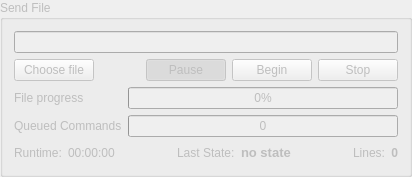
       <widget class="QGroupBox" name="groupBoxSendFile">
        <property name="enabled">
         <bool>false</bool>
        </property>
        <property name="sizePolicy">
         <sizepolicy hsizetype="Preferred" vsizetype="Maximum">
          <horstretch>1</horstretch>
          <verstretch>0</verstretch>
         </sizepolicy>
        </property>
        <property name="title">
         <string>Send File</string>
        </property>
        <layout class="QVBoxLayout" name="verticalLayout_12">
         <item>
          <layout class="QGridLayout" name="gridLayout_2" rowstretch="0,0,0,0,0" columnstretch="0,0,0,0,0">
           <item row="4" column="4">
            <widget class="QPushButton" name="Stop">
             <property name="toolTip">
              <string>stops sending the contents of the file 'Gcode'</string>
             </property>
             <property name="text">
              <string>Stop</string>
             </property>
            </widget>
           </item>
           <item row="4" column="0">
            <widget class="QPushButton" name="openFile">
             <property name="toolTip">
              <string>load a file for animation
 or send to Grbl</string>
             </property>
             <property name="text">
              <string>Choose file</string>
             </property>
            </widget>
           </item>
           <item row="4" column="3">
            <widget class="QPushButton" name="Begin">
             <property name="toolTip">
              <string>sending line by line the contents of the file 'Gcode'</string>
             </property>
             <property name="text">
              <string>Begin</string>
             </property>
            </widget>
           </item>
           <item row="0" column="0" colspan="5">
            <widget class="QLineEdit" name="filePath">
             <property name="toolTip">
              <string>shows the full name of the loaded file</string>
             </property>
             <property name="readOnly">
              <bool>true</bool>
             </property>
            </widget>
           </item>
           <item row="4" column="2">
            <widget class="QPushButton" name="btnPause">
             <property name="toolTip">
              <string>Suspend the issuance of the file 'Gcode to the end of the current line</string>
             </property>
             <property name="text">
              <string>Pause</string>
             </property>
             <property name="checkable">
              <bool>true</bool>
             </property>
             <property name="checked">
              <bool>true</bool>
             </property>
            </widget>
           </item>
           <item row="4" column="1">
            <spacer name="horizontalSpacer">
             <property name="orientation">
              <enum>Qt::Horizontal</enum>
             </property>
             <property name="sizeHint" stdset="0">
              <size>
               <width>40</width>
               <height>20</height>
              </size>
             </property>
            </spacer>
           </item>
          </layout>
         </item>
         <item>
          <layout class="QGridLayout" name="gridLayout_5">
           <item row="0" column="1">
            <widget class="QProgressBar" name="progressFileSend">
             <property name="sizePolicy">
              <sizepolicy hsizetype="MinimumExpanding" vsizetype="Fixed">
               <horstretch>0</horstretch>
               <verstretch>0</verstretch>
              </sizepolicy>
             </property>
             <property name="value">
              <number>0</number>
             </property>
            </widget>
           </item>
           <item row="1" column="1">
            <widget class="QProgressBar" name="progressQueuedCommands">
             <property name="sizePolicy">
              <sizepolicy hsizetype="Minimum" vsizetype="Fixed">
               <horstretch>0</horstretch>
               <verstretch>0</verstretch>
              </sizepolicy>
             </property>
             <property name="maximum">
              <number>10</number>
             </property>
             <property name="value">
              <number>0</number>
             </property>
             <property name="format">
              <string>%v</string>
             </property>
            </widget>
           </item>
           <item row="0" column="0">
            <widget class="QLabel" name="labelFileSendProgress">
             <property name="sizePolicy">
              <sizepolicy hsizetype="Preferred" vsizetype="Preferred">
               <horstretch>0</horstretch>
               <verstretch>0</verstretch>
              </sizepolicy>
             </property>
             <property name="text">
              <string>File progress</string>
             </property>
            </widget>
           </item>
           <item row="1" column="0">
            <widget class="QLabel" name="labelQueuedCommands">
             <property name="sizePolicy">
              <sizepolicy hsizetype="Preferred" vsizetype="Preferred">
               <horstretch>0</horstretch>
               <verstretch>0</verstretch>
              </sizepolicy>
             </property>
             <property name="text">
              <string>Queued Commands</string>
             </property>
            </widget>
           </item>
          </layout>
         </item>
         <item>
          <layout class="QHBoxLayout" name="horizontalLayout_3" stretch="1,4,0,0,0,0,0,0">
           <item>
            <widget class="QLabel" name="labelRuntime">
             <property name="enabled">
              <bool>false</bool>
             </property>
             <property name="sizePolicy">
              <sizepolicy hsizetype="Maximum" vsizetype="Maximum">
               <horstretch>0</horstretch>
               <verstretch>0</verstretch>
              </sizepolicy>
             </property>
             <property name="text">
              <string>Runtime:</string>
             </property>
            </widget>
           </item>
           <item>
            <widget class="QLabel" name="outputRuntime">
             <property name="enabled">
              <bool>false</bool>
             </property>
             <property name="sizePolicy">
              <sizepolicy hsizetype="Maximum" vsizetype="Maximum">
               <horstretch>0</horstretch>
               <verstretch>0</verstretch>
              </sizepolicy>
             </property>
             <property name="toolTip">
              <string>time to send a file to 'Grbl'</string>
             </property>
             <property name="text">
              <string>00:00:00</string>
             </property>
            </widget>
           </item>
           <item>
            <spacer name="horizontalSpacer_5">
             <property name="orientation">
              <enum>Qt::Horizontal</enum>
             </property>
             <property name="sizeHint" stdset="0">
              <size>
               <width>40</width>
               <height>20</height>
              </size>
             </property>
            </spacer>
           </item>
           <item>
            <widget class="QLabel" name="labelLastState">
             <property name="sizePolicy">
              <sizepolicy hsizetype="Maximum" vsizetype="Maximum">
               <horstretch>0</horstretch>
               <verstretch>0</verstretch>
              </sizepolicy>
             </property>
             <property name="text">
              <string>Last State:</string>
             </property>
             <property name="alignment">
              <set>Qt::AlignBottom|Qt::AlignLeading|Qt::AlignLeft</set>
             </property>
            </widget>
           </item>
           <item>
            <widget class="QLabel" name="outputLastState">
             <property name="sizePolicy">
              <sizepolicy hsizetype="Maximum" vsizetype="Maximum">
               <horstretch>0</horstretch>
               <verstretch>0</verstretch>
              </sizepolicy>
             </property>
             <property name="font">
              <font>
               <pointsize>10</pointsize>
               <weight>75</weight>
               <bold>true</bold>
              </font>
             </property>
             <property name="toolTip">
              <string>indicates the last release state Grbl</string>
             </property>
             <property name="text">
              <string>no state</string>
             </property>
             <property name="alignment">
              <set>Qt::AlignBottom|Qt::AlignLeading|Qt::AlignLeft</set>
             </property>
            </widget>
           </item>
           <item>
            <spacer name="horizontalSpacer_7">
             <property name="orientation">
              <enum>Qt::Horizontal</enum>
             </property>
             <property name="sizeHint" stdset="0">
              <size>
               <width>40</width>
               <height>20</height>
              </size>
             </property>
            </spacer>
           </item>
           <item>
            <widget class="QLabel" name="labelLines">
             <property name="sizePolicy">
              <sizepolicy hsizetype="Maximum" vsizetype="Maximum">
               <horstretch>0</horstretch>
               <verstretch>0</verstretch>
              </sizepolicy>
             </property>
             <property name="text">
              <string>Lines:</string>
             </property>
             <property name="alignment">
              <set>Qt::AlignRight|Qt::AlignTrailing|Qt::AlignVCenter</set>
             </property>
            </widget>
           </item>
           <item>
            <widget class="QLabel" name="outputLines">
             <property name="sizePolicy">
              <sizepolicy hsizetype="Maximum" vsizetype="Maximum">
               <horstretch>0</horstretch>
               <verstretch>0</verstretch>
              </sizepolicy>
             </property>
             <property name="font">
              <font>
               <weight>75</weight>
               <bold>true</bold>
              </font>
             </property>
             <property name="text">
              <string>0</string>
             </property>
             <property name="alignment">
              <set>Qt::AlignRight|Qt::AlignTrailing|Qt::AlignVCenter</set>
             </property>
            </widget>
           </item>
          </layout>
         </item>
        </layout>
       </widget>
